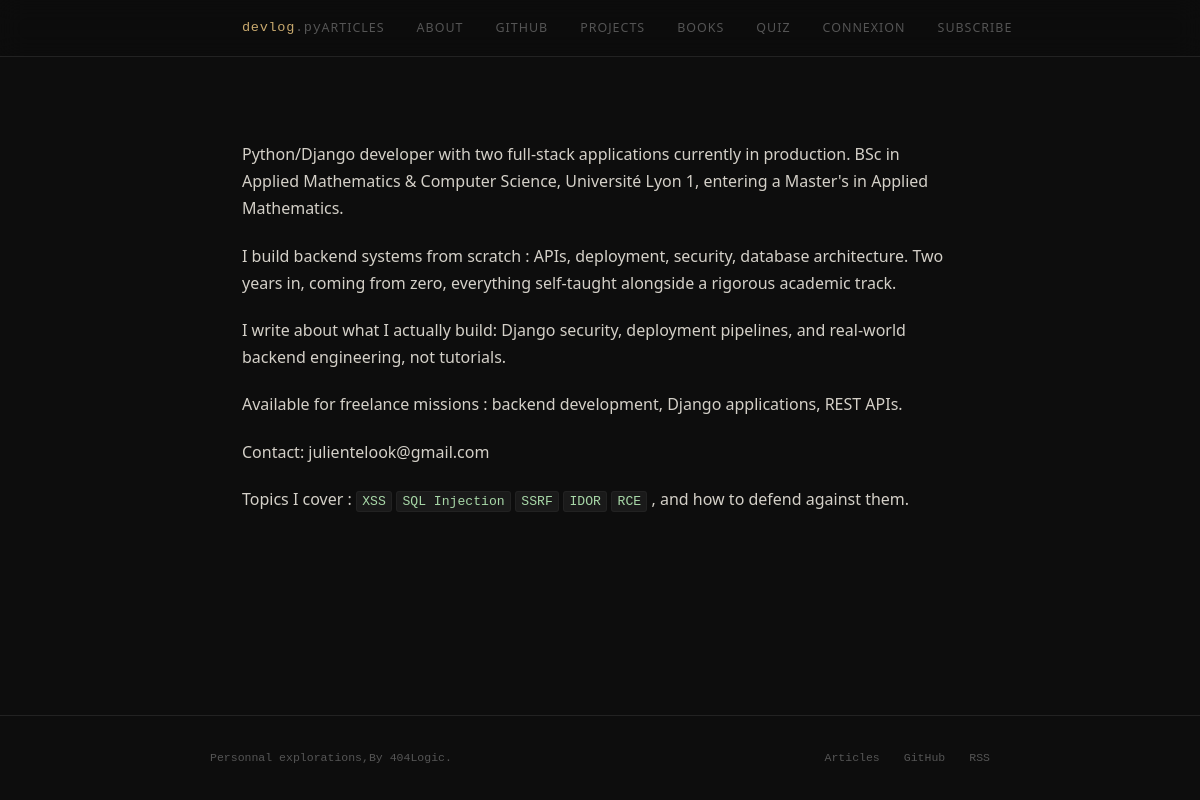
Before: /my_profile/ with the older database file.
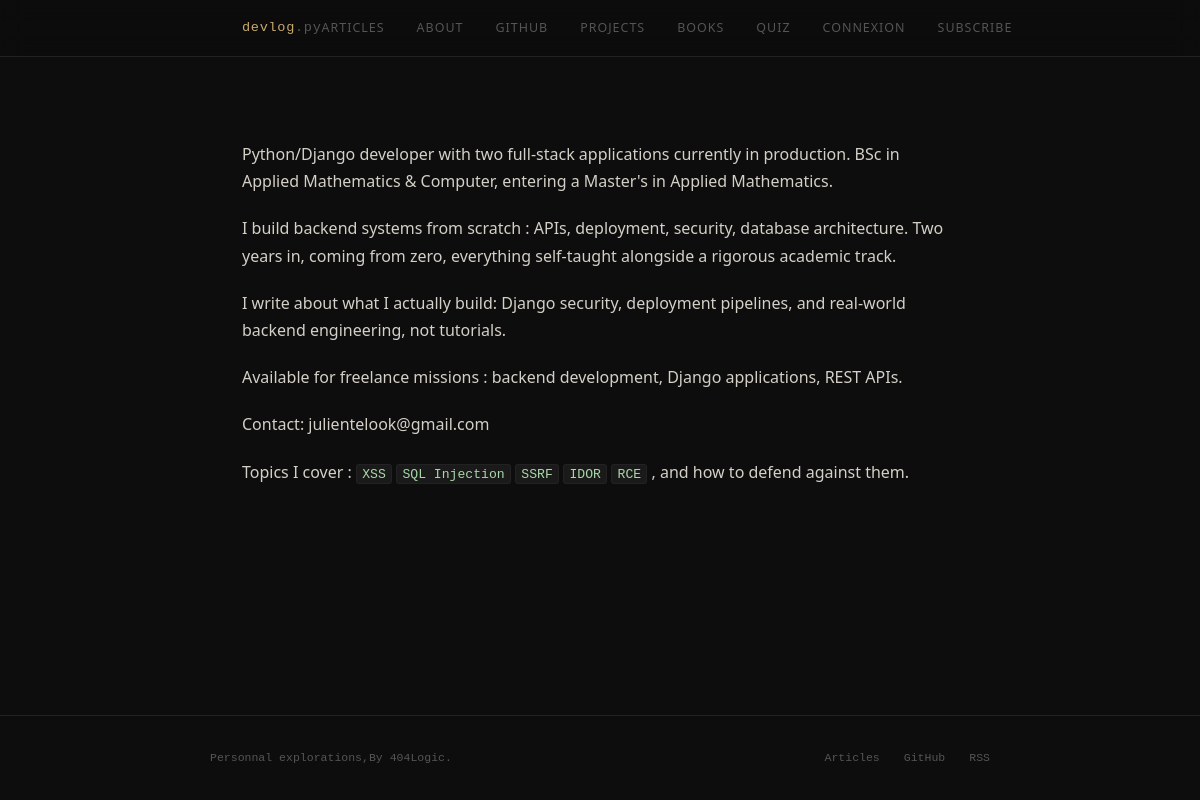
After: the same page with the newer database file.
### my_profile/models.py (models this page shows, shortened)
class Profile(models.Model):
    bio_description = models.TextField(null=False)
    github_link = models.URLField(max_length=50, unique=True, null=True, blank=True)
    linkedin_link = models.URLField(max_length=50, unique=True, null=True, blank=True)

### my_profile/views.py (the view)
# urls.py: path('',views.my_profile_presentation,name='my_profile'),
def my_profile_presentation(request):
    profile = get_object_or_404(Profile,pk=1)
    profile.content_rendered = render_markdown(profile.bio_description)
    return render(request,'my_profile/personal.html',{'profile':profile})

### post/views.py (called while the page is built)
def render_markdown(content):
    return markdown.markdown(
        content,
        extensions=['fenced_code', 'codehilite','tables']
    )

### my_profile/templates/my_profile/personal.html
{% extends "base.html" %}
{% block content %}
    <p> {{profile.content_rendered | safe}} </p>
{% endblock %}

Changed rows visible on the page:
changed Profile: content_rendered "…in Applied Mathematics & Computer Science, Université Lyon 1, entering a Master's in…" → "…in Applied Mathematics & Computer, entering a Master's in…"
